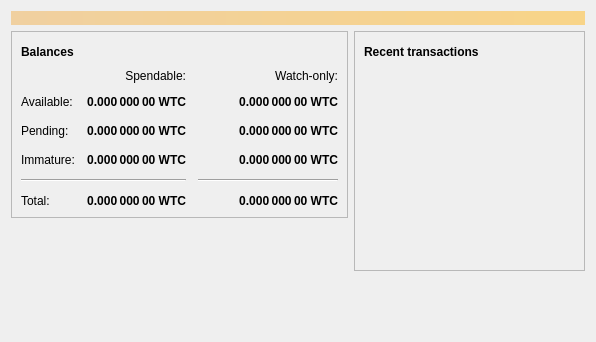
<?xml version="1.0" encoding="UTF-8"?>
<ui version="4.0">
 <class>OverviewPage</class>
 <widget class="QWidget" name="OverviewPage">
  <property name="geometry">
   <rect>
    <x>0</x>
    <y>0</y>
    <width>596</width>
    <height>342</height>
   </rect>
  </property>
  <property name="windowTitle">
   <string>Form</string>
  </property>
  <layout class="QVBoxLayout" name="topLayout">
   <item>
    <widget class="QLabel" name="labelAlerts">
     <property name="visible">
      <bool>false</bool>
     </property>
     <property name="styleSheet">
      <string notr="true">QLabel { background-color: qlineargradient(x1: 0, y1: 0, x2: 1, y2: 0, stop:0 #F0D0A0, stop:1 #F8D488); color:#000000; }</string>
     </property>
     <property name="wordWrap">
      <bool>true</bool>
     </property>
     <property name="margin">
      <number>3</number>
     </property>
     <property name="textInteractionFlags">
      <set>Qt::TextSelectableByMouse</set>
     </property>
    </widget>
   </item>
   <item>
    <layout class="QHBoxLayout" name="horizontalLayout" stretch="1,1">
     <item>
      <layout class="QVBoxLayout" name="verticalLayout_2">
       <item>
        <widget class="QFrame" name="frame">
         <property name="frameShape">
          <enum>QFrame::StyledPanel</enum>
         </property>
         <property name="frameShadow">
          <enum>QFrame::Raised</enum>
         </property>
         <layout class="QVBoxLayout" name="verticalLayout_4">
          <item>
           <layout class="QHBoxLayout" name="horizontalLayout_4">
            <item>
             <widget class="QLabel" name="label_5">
              <property name="font">
               <font>
                <weight>75</weight>
                <bold>true</bold>
               </font>
              </property>
              <property name="text">
               <string>Balances</string>
              </property>
             </widget>
            </item>
            <item>
             <widget class="QPushButton" name="labelWalletStatus">
              <property name="enabled">
               <bool>true</bool>
              </property>
              <property name="maximumSize">
               <size>
                <width>30</width>
                <height>16777215</height>
               </size>
              </property>
              <property name="toolTip">
               <string>The displayed information may be out of date. Your wallet automatically synchronizes with the scancoins network after a connection is established, but this process has not completed yet.</string>
              </property>
              <property name="text">
               <string/>
              </property>
              <property name="icon">
               <iconset resource="../bitcoin.qrc">
                <normaloff>:/icons/warning</normaloff>
                <disabledoff>:/icons/warning</disabledoff>:/icons/warning</iconset>
              </property>
              <property name="iconSize">
               <size>
                <width>24</width>
                <height>24</height>
               </size>
              </property>
              <property name="flat">
               <bool>true</bool>
              </property>
             </widget>
            </item>
            <item>
             <spacer name="horizontalSpacer_3">
              <property name="orientation">
               <enum>Qt::Horizontal</enum>
              </property>
              <property name="sizeHint" stdset="0">
               <size>
                <width>40</width>
                <height>20</height>
               </size>
              </property>
             </spacer>
            </item>
           </layout>
          </item>
          <item>
           <layout class="QGridLayout" name="gridLayout">
            <property name="spacing">
             <number>12</number>
            </property>
            <item row="2" column="2">
             <widget class="QLabel" name="labelWatchPending">
              <property name="font">
               <font>
                <weight>75</weight>
                <bold>true</bold>
               </font>
              </property>
              <property name="cursor">
               <cursorShape>IBeamCursor</cursorShape>
              </property>
              <property name="toolTip">
               <string>Unconfirmed transactions to watch-only addresses</string>
              </property>
              <property name="text">
               <string notr="true">0.000 000 00 WTC</string>
              </property>
              <property name="alignment">
               <set>Qt::AlignRight|Qt::AlignTrailing|Qt::AlignVCenter</set>
              </property>
              <property name="textInteractionFlags">
               <set>Qt::LinksAccessibleByMouse|Qt::TextSelectableByKeyboard|Qt::TextSelectableByMouse</set>
              </property>
             </widget>
            </item>
            <item row="2" column="1">
             <widget class="QLabel" name="labelUnconfirmed">
              <property name="font">
               <font>
                <weight>75</weight>
                <bold>true</bold>
               </font>
              </property>
              <property name="cursor">
               <cursorShape>IBeamCursor</cursorShape>
              </property>
              <property name="toolTip">
               <string>Total of transactions that have yet to be confirmed, and do not yet count toward the spendable balance</string>
              </property>
              <property name="text">
               <string notr="true">0.000 000 00 WTC</string>
              </property>
              <property name="alignment">
               <set>Qt::AlignRight|Qt::AlignTrailing|Qt::AlignVCenter</set>
              </property>
              <property name="textInteractionFlags">
               <set>Qt::LinksAccessibleByMouse|Qt::TextSelectableByKeyboard|Qt::TextSelectableByMouse</set>
              </property>
             </widget>
            </item>
            <item row="3" column="2">
             <widget class="QLabel" name="labelWatchImmature">
              <property name="font">
               <font>
                <weight>75</weight>
                <bold>true</bold>
               </font>
              </property>
              <property name="cursor">
               <cursorShape>IBeamCursor</cursorShape>
              </property>
              <property name="toolTip">
               <string>Mined balance in watch-only addresses that has not yet matured</string>
              </property>
              <property name="text">
               <string notr="true">0.000 000 00 WTC</string>
              </property>
              <property name="alignment">
               <set>Qt::AlignRight|Qt::AlignTrailing|Qt::AlignVCenter</set>
              </property>
              <property name="textInteractionFlags">
               <set>Qt::LinksAccessibleByMouse|Qt::TextSelectableByKeyboard|Qt::TextSelectableByMouse</set>
              </property>
             </widget>
            </item>
            <item row="4" column="0" colspan="2">
             <widget class="Line" name="line">
              <property name="orientation">
               <enum>Qt::Horizontal</enum>
              </property>
             </widget>
            </item>
            <item row="4" column="2">
             <widget class="Line" name="lineWatchBalance">
              <property name="sizePolicy">
               <sizepolicy hsizetype="Preferred" vsizetype="Fixed">
                <horstretch>0</horstretch>
                <verstretch>0</verstretch>
               </sizepolicy>
              </property>
              <property name="minimumSize">
               <size>
                <width>140</width>
                <height>0</height>
               </size>
              </property>
              <property name="orientation">
               <enum>Qt::Horizontal</enum>
              </property>
             </widget>
            </item>
            <item row="5" column="0">
             <widget class="QLabel" name="labelTotalText">
              <property name="text">
               <string>Total:</string>
              </property>
             </widget>
            </item>
            <item row="3" column="1">
             <widget class="QLabel" name="labelImmature">
              <property name="font">
               <font>
                <weight>75</weight>
                <bold>true</bold>
               </font>
              </property>
              <property name="cursor">
               <cursorShape>IBeamCursor</cursorShape>
              </property>
              <property name="toolTip">
               <string>Mined balance that has not yet matured</string>
              </property>
              <property name="text">
               <string notr="true">0.000 000 00 WTC</string>
              </property>
              <property name="alignment">
               <set>Qt::AlignRight|Qt::AlignTrailing|Qt::AlignVCenter</set>
              </property>
              <property name="textInteractionFlags">
               <set>Qt::LinksAccessibleByMouse|Qt::TextSelectableByKeyboard|Qt::TextSelectableByMouse</set>
              </property>
             </widget>
            </item>
            <item row="2" column="3">
             <spacer name="horizontalSpacer_2">
              <property name="orientation">
               <enum>Qt::Horizontal</enum>
              </property>
              <property name="sizeHint" stdset="0">
               <size>
                <width>40</width>
                <height>20</height>
               </size>
              </property>
             </spacer>
            </item>
            <item row="3" column="0">
             <widget class="QLabel" name="labelImmatureText">
              <property name="text">
               <string>Immature:</string>
              </property>
             </widget>
            </item>
            <item row="5" column="1">
             <widget class="QLabel" name="labelTotal">
              <property name="font">
               <font>
                <weight>75</weight>
                <bold>true</bold>
               </font>
              </property>
              <property name="cursor">
               <cursorShape>IBeamCursor</cursorShape>
              </property>
              <property name="toolTip">
               <string>Your current total balance</string>
              </property>
              <property name="text">
               <string notr="true">0.000 000 00 WTC</string>
              </property>
              <property name="alignment">
               <set>Qt::AlignRight|Qt::AlignTrailing|Qt::AlignVCenter</set>
              </property>
              <property name="textInteractionFlags">
               <set>Qt::LinksAccessibleByMouse|Qt::TextSelectableByKeyboard|Qt::TextSelectableByMouse</set>
              </property>
             </widget>
            </item>
            <item row="5" column="2">
             <widget class="QLabel" name="labelWatchTotal">
              <property name="font">
               <font>
                <weight>75</weight>
                <bold>true</bold>
               </font>
              </property>
              <property name="cursor">
               <cursorShape>IBeamCursor</cursorShape>
              </property>
              <property name="toolTip">
               <string>Current total balance in watch-only addresses</string>
              </property>
              <property name="text">
               <string notr="true">0.000 000 00 WTC</string>
              </property>
              <property name="alignment">
               <set>Qt::AlignRight|Qt::AlignTrailing|Qt::AlignVCenter</set>
              </property>
              <property name="textInteractionFlags">
               <set>Qt::LinksAccessibleByMouse|Qt::TextSelectableByKeyboard|Qt::TextSelectableByMouse</set>
              </property>
             </widget>
            </item>
            <item row="0" column="2">
             <widget class="QLabel" name="labelWatchonly">
              <property name="text">
               <string>Watch-only:</string>
              </property>
              <property name="alignment">
               <set>Qt::AlignRight|Qt::AlignTrailing|Qt::AlignVCenter</set>
              </property>
             </widget>
            </item>
            <item row="1" column="0">
             <widget class="QLabel" name="labelBalanceText">
              <property name="text">
               <string>Available:</string>
              </property>
             </widget>
            </item>
            <item row="1" column="1">
             <widget class="QLabel" name="labelBalance">
              <property name="font">
               <font>
                <weight>75</weight>
                <bold>true</bold>
               </font>
              </property>
              <property name="cursor">
               <cursorShape>IBeamCursor</cursorShape>
              </property>
              <property name="toolTip">
               <string>Your current spendable balance</string>
              </property>
              <property name="text">
               <string notr="true">0.000 000 00 WTC</string>
              </property>
              <property name="alignment">
               <set>Qt::AlignRight|Qt::AlignTrailing|Qt::AlignVCenter</set>
              </property>
              <property name="textInteractionFlags">
               <set>Qt::LinksAccessibleByMouse|Qt::TextSelectableByKeyboard|Qt::TextSelectableByMouse</set>
              </property>
             </widget>
            </item>
            <item row="1" column="2">
             <widget class="QLabel" name="labelWatchAvailable">
              <property name="font">
               <font>
                <weight>75</weight>
                <bold>true</bold>
               </font>
              </property>
              <property name="cursor">
               <cursorShape>IBeamCursor</cursorShape>
              </property>
              <property name="toolTip">
               <string>Your current balance in watch-only addresses</string>
              </property>
              <property name="text">
               <string notr="true">0.000 000 00 WTC</string>
              </property>
              <property name="alignment">
               <set>Qt::AlignRight|Qt::AlignTrailing|Qt::AlignVCenter</set>
              </property>
              <property name="textInteractionFlags">
               <set>Qt::LinksAccessibleByMouse|Qt::TextSelectableByKeyboard|Qt::TextSelectableByMouse</set>
              </property>
             </widget>
            </item>
            <item row="2" column="0">
             <widget class="QLabel" name="labelPendingText">
              <property name="text">
               <string>Pending:</string>
              </property>
             </widget>
            </item>
            <item row="0" column="1">
             <widget class="QLabel" name="labelSpendable">
              <property name="text">
               <string>Spendable:</string>
              </property>
              <property name="alignment">
               <set>Qt::AlignRight|Qt::AlignTrailing|Qt::AlignVCenter</set>
              </property>
             </widget>
            </item>
           </layout>
          </item>
         </layout>
        </widget>
       </item>
       <item>
        <spacer name="verticalSpacer">
         <property name="orientation">
          <enum>Qt::Vertical</enum>
         </property>
         <property name="sizeHint" stdset="0">
          <size>
           <width>20</width>
           <height>40</height>
          </size>
         </property>
        </spacer>
       </item>
      </layout>
     </item>
     <item>
      <layout class="QVBoxLayout" name="verticalLayout_3">
       <item>
        <widget class="QFrame" name="frame_2">
         <property name="frameShape">
          <enum>QFrame::StyledPanel</enum>
         </property>
         <property name="frameShadow">
          <enum>QFrame::Raised</enum>
         </property>
         <layout class="QVBoxLayout" name="verticalLayout">
          <item>
           <layout class="QHBoxLayout" name="horizontalLayout_2">
            <item>
             <widget class="QLabel" name="label_4">
              <property name="font">
               <font>
                <weight>75</weight>
                <bold>true</bold>
               </font>
              </property>
              <property name="text">
               <string>Recent transactions</string>
              </property>
             </widget>
            </item>
            <item>
             <widget class="QPushButton" name="labelTransactionsStatus">
              <property name="enabled">
               <bool>true</bool>
              </property>
              <property name="maximumSize">
               <size>
                <width>30</width>
                <height>16777215</height>
               </size>
              </property>
              <property name="toolTip">
               <string>The displayed information may be out of date. Your wallet automatically synchronizes with the scancoins network after a connection is established, but this process has not completed yet.</string>
              </property>
              <property name="text">
               <string/>
              </property>
              <property name="icon">
               <iconset resource="../bitcoin.qrc">
                <normaloff>:/icons/warning</normaloff>
                <disabledoff>:/icons/warning</disabledoff>:/icons/warning</iconset>
              </property>
              <property name="iconSize">
               <size>
                <width>24</width>
                <height>24</height>
               </size>
              </property>
              <property name="flat">
               <bool>true</bool>
              </property>
             </widget>
            </item>
            <item>
             <spacer name="horizontalSpacer">
              <property name="orientation">
               <enum>Qt::Horizontal</enum>
              </property>
              <property name="sizeHint" stdset="0">
               <size>
                <width>40</width>
                <height>20</height>
               </size>
              </property>
             </spacer>
            </item>
           </layout>
          </item>
          <item>
           <widget class="QListView" name="listTransactions">
            <property name="styleSheet">
             <string notr="true">QListView { background: transparent; }</string>
            </property>
            <property name="frameShape">
             <enum>QFrame::NoFrame</enum>
            </property>
            <property name="verticalScrollBarPolicy">
             <enum>Qt::ScrollBarAlwaysOff</enum>
            </property>
            <property name="horizontalScrollBarPolicy">
             <enum>Qt::ScrollBarAlwaysOff</enum>
            </property>
            <property name="selectionMode">
             <enum>QAbstractItemView::NoSelection</enum>
            </property>
           </widget>
          </item>
         </layout>
        </widget>
       </item>
       <item>
        <spacer name="verticalSpacer_2">
         <property name="orientation">
          <enum>Qt::Vertical</enum>
         </property>
         <property name="sizeHint" stdset="0">
          <size>
           <width>20</width>
           <height>40</height>
          </size>
         </property>
        </spacer>
       </item>
      </layout>
     </item>
    </layout>
   </item>
  </layout>
 </widget>
 <resources/>
 <connections/>
</ui>
